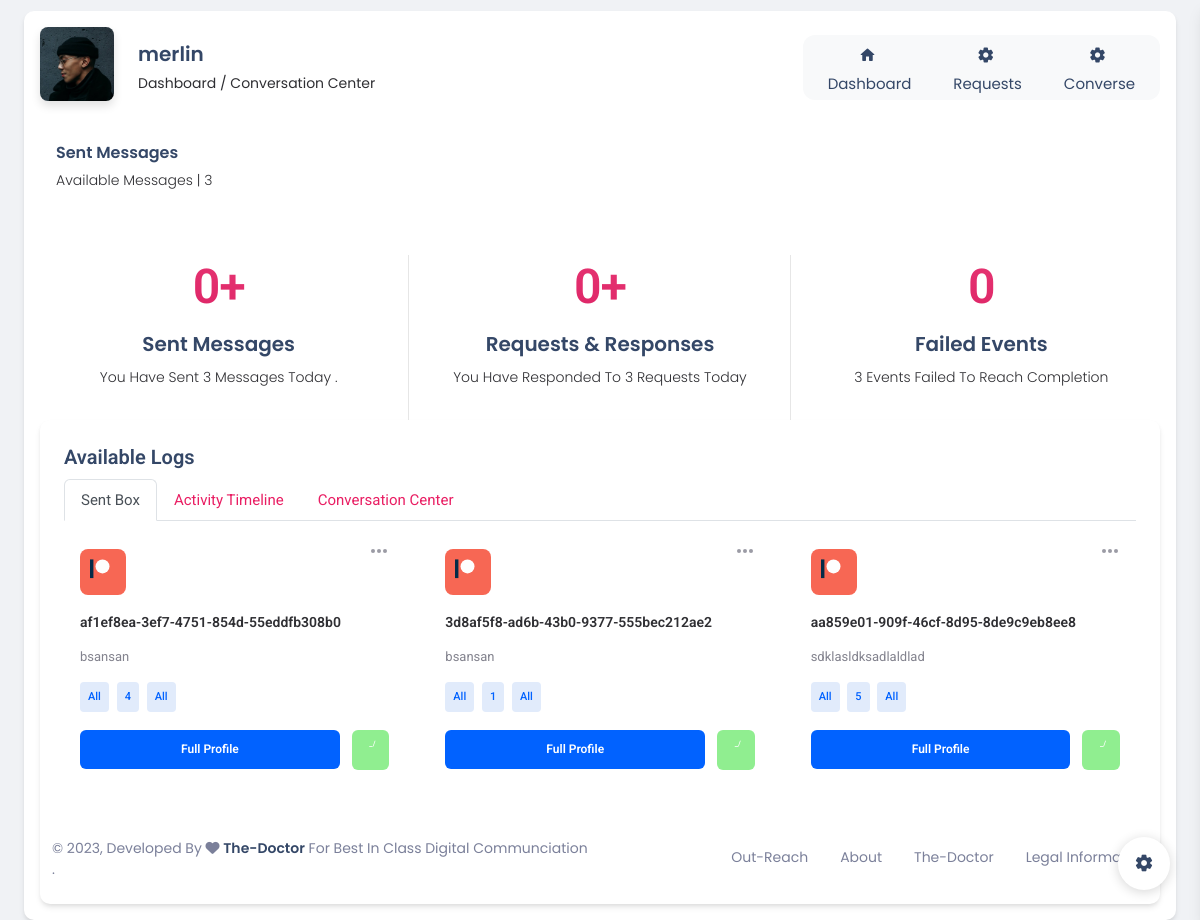
Screenshot of /AllSinks/ with the database file from the repository.
### tables this page shows
CREATE TABLE MessageLogs(
                                        MID text NOT NULL PRIMARY KEY,
                                        Platform text NOT NULL,
                                        MessAuthor text NOT NULL,
                                        TargetDepartment  text NOT NULL ,
                                        TargetCourse text NOT NULL,
                                        TargetCertification text NOT NULL,
                                        TargetYear text NOT NULL,
                                        AccountState text NOT NULL,
                                        Attachments text NOT NULL,
                                        Message text NOT NULL ,
                                        
                                        TimeStamp text NOT NULL ,
                                        OperationTally text NOT NULL ,
                                        OperationStatus text NOT NULL

                                    );

### Daemon.py (the view)
class SinkStore(View):
    def dispatch_request(self):
        Session_Profile = "merlin"
        Connection_Manager = Access_Dispatch_Stream.create_connection("./static/Databases/backup.db")
        Connection_Manager_V4 = Request_Profile_Handler.create_connection("./static/Databases/backup.db")
        MessageData=Access_Dispatch_Stream.Retreive_Parent_Dispatch(Connection_Manager, Session_Profile)
        MessageLimit = len(MessageData)
        RequestData=Request_Profile_Handler.Retreive_Request_Data_Profiles(Connection_Manager_V4)
        return render_template('WaveLogs.html', Session_Profile=Session_Profile , MessageData=MessageData , RequestData=RequestData  , MessageLimit = MessageLimit)

### Create_Request_Profile_DBContext.py (called while the page is built)
def create_connection(db_file):
    conn = None
    try:
        conn = sqlite3.connect(db_file)
    except Error as e:
        print(e)
    return conn
    conn = create_connection("./static/Databases/backup.db")

def Retreive_Request_Data_Profiles(conn):
    cur = conn.cursor()
    cur.execute("SELECT * FROM Request_Data_Profile ")
    Credential = cur.fetchall()
    for DataChunk in Credential:
        print(DataChunk)
    return Credential

### Dispatch_Class_Conventions.py (called while the page is built)
def create_connection(db_file):
    conn = None
    try:
        conn = sqlite3.connect(db_file)
    except Error as e:
        print(e)
    return conn
    conn = create_connection("./backup.db")

def Retreive_Parent_Dispatch(conn, MessageAdmin):
    conn = create_connection("./static/Databases/backup.db")
    cur = conn.cursor()
    cur.execute("SELECT * FROM MessageLogs WHERE MessAuthor=?", (MessageAdmin,))
    Credential = cur.fetchall()
    for DataChunk in Credential:
        print(DataChunk)
        return Credential;

### templates/WaveLogs.html (shortened to what this page needs)
<!DOCTYPE html>
<html lang="en">
<head>
  <link href="{{url_for('static',filename="assets/css/nucleo-icons.css")}}" rel="stylesheet" />
  <link href="{{url_for('static',filename="assets/css/nucleo-svg.css")}}" rel="stylesheet" />
  <link id="pagestyle" href="{{url_for('static',filename="assets/css/material-dashboard.css")}}" rel="stylesheet" />
  <link href="{{url_for('static',filename="assets/css/DepartmentGrid.css")}}" rel="stylesheet" />
    <link href="{{url_for('static',filename="assets/css/ConversationPolice.css")}}" rel="stylesheet" />
        <link href="{{url_for('static',filename="assets/css/Timeline.css")}}" rel="stylesheet" />
</head>
<body class="g-sidenav-show  bg-gray-200">
  <div class="main-content position-relative max-height-vh-100 h-100">
    <nav class="navbar navbar-main navbar-expand-lg px-0 mx-4 shadow-none border-radius-xl" id="navbarBlur" data-scroll="true">
      <div class="container-fluid py-1 px-3">
        <nav aria-label="breadcrumb">
          <ol class="breadcrumb bg-transparent mb-0 pb-0 pt-1 px-0 me-sm-6 me-5">
            <li class="breadcrumb-item text-sm"><a class="opacity-5 text-dark" href="javascript:;">Pages</a></li>
            <li class="breadcrumb-item text-sm text-dark active" aria-current="page">Profile</li>
          </ol>
          <h6 class="font-weight-bolder mb-0">Profile</h6>
        </nav>
        <div class="collapse navbar-collapse mt-sm-0 mt-2 me-md-0 me-sm-4" id="navbar">
          <div class="ms-md-auto pe-md-3 d-flex align-items-center">
            <div class="input-group input-group-outline">
              <label class="form-label">Type here...</label>
            </div>
          </div>
          <ul class="navbar-nav  justify-content-end">
            <li class="nav-item d-flex align-items-center">
              <a href="../pages/sign-in.html" class="nav-link text-body font-weight-bold px-0">
                <span class="d-sm-inline d-none">Sign In</span>
              </a>
            </li>
            <li class="nav-item px-3 d-flex align-items-center">
              <a href="javascript:;" class="nav-link text-body p-0">
              </a>
            </li>
            <li class="nav-item dropdown pe-2 d-flex align-items-center">
              <a href="javascript:;" class="nav-link text-body p-0" id="dropdownMenuButton" data-bs-toggle="dropdown" aria-expanded="false">
              </a>
            </li>
          </ul>
        </div>
      </div>
    </nav>
      <div class="card card-body mx-3 mx-md-4 mt-n6">
        <div class="row gx-4 mb-2">
          <div class="col-auto">
            <div class="avatar avatar-xl position-relative">
              <img src="../assets/img/bruce-mars.jpg" alt="profile_image" class="w-100 border-radius-lg shadow-sm">
            </div>
          </div>
          <div class="col-auto my-auto">
            <div class="h-100">
              <h5 class="mb-1">
                {{ Session_Profile }}
              </h5>
              <p class="mb-0 font-weight-normal text-sm">
                Dashboard / Conversation Center
              </p>
            </div>
          </div>
          <div class="col-lg-4 col-md-6 my-sm-auto ms-sm-auto me-sm-0 mx-auto mt-3">
            <div class="nav-wrapper position-relative end-0">
              <ul class="nav nav-pills nav-fill p-1" role="tablist">
                <li class="nav-item">
                  <a class="nav-link mb-0 px-0 py-1 active " data-bs-toggle="tab" href="javascript:;" role="tab" aria-selected="true">
                    <i class="material-icons text-lg position-relative">home</i>
                    <span class="ms-1"> <a href="{{url_for('Dashboard' , UniqueID=Session_Profile )}}"> Dashboard </a></span>
                  </a>
                </li>
                <li class="nav-item">
                  <a class="nav-link mb-0 px-0 py-1 " data-bs-toggle="tab" href="javascript:;" role="tab" aria-selected="false">
                    <i class="material-icons text-lg position-relative">settings</i>
                    <span class="ms-1"> <a href="{{url_for('Conversation')}}"> Requests </a> </span>
                  </a>
                </li>
                <li class="nav-item">
                  <a class="nav-link mb-0 px-0 py-1 " data-bs-toggle="tab" href="javascript:;" role="tab" aria-selected="false">
                    <i class="material-icons text-lg position-relative">settings</i>
                    <span class="ms-1"> <a href="{{url_for('Conversation')}}"> Converse </a> </span>
                  </a>
                </li>
              </ul>
            </div>
          </div>
        </div>
            <div class="col-12 mt-4">
              <div class="mb-5 ps-3">
                <h6 class="mb-1"> Sent Messages </h6>
                <p class="text-sm"> Available Messages  | {{ MessageLimit }} </p>
              </div>
              <div class="row">
                <div class="col-md-4 position-relative">
                  <div class="p-3 text-center">
                    <h1 class="text-gradient text-primary"><span id="state1" countTo="{{MessageLimit}}"> 0</span>+</h1>
                    <h5 class="mt-3"> Sent Messages </h5>
                    <p class="text-sm"> You Have Sent  {{ MessageLimit }} Messages Today .  </p>
                  </div>
                </div>
                <div class="col-md-4 position-relative">
                  <div class="p-3 text-center">
                    <h1 class="text-gradient text-primary"> <span id="state2" countTo="15">0</span>+</h1>
                    <h5 class="mt-3"> Requests & Responses </h5>
                    <p class="text-sm"> You Have Responded To {{ MessageLimit}} Requests Today   </p>
                  </div>
                </div>
                <div class="col-md-4">
                  <div class="p-3 text-center">
                    <h1 class="text-gradient text-primary" id="state3" countTo="4"> 0</h1>
                    <h5 class="mt-3"> Failed Events </h5>
                    <p class="text-sm"> {{ MessageLimit }} Events Failed To Reach Completion </p>
                  </div>
                </div>
              </div>
              </div>
              <div class="card">
           <div class="card-body">
           <h5 class="card-title"> Available Logs </h5>
           <ul class="nav nav-tabs nav-tabs-bordered" id="borderedTab" role="tablist">
             <li class="nav-item" role="presentation">
               <button class="nav-link active" id="home-tab" data-bs-toggle="tab" data-bs-target="#bordered-home" type="button" role="tab" aria-controls="home" aria-selected="true"> Sent Box </button>
             </li>
             <li class="nav-item" role="presentation">
               <button class="nav-link" id="profile-tab" data-bs-toggle="tab" data-bs-target="#bordered-profile" type="button" role="tab" aria-controls="profile" aria-selected="false"> Activity Timeline </button>
             </li>
             <li class="nav-item" role="presentation">
               <button class="nav-link" id="contact-tab" data-bs-toggle="tab" data-bs-target="#bordered-contact" type="button" role="tab" aria-controls="contact" aria-selected="false"> Conversation Center </button>
             </li>
           </ul>
           <div class="tab-content pt-2" id="borderedTabContent">
             <div class="tab-pane fade show active" id="bordered-home" role="tabpanel" aria-labelledby="home-tab">
               <div class="row">
           {% for Slot in MessageData %}
           <div class="col-xl-4 col-md-6 mb-xl-0 mb-4">
             <div class="job-card">
              <div class="job-card-header">
               <div class="menu-dot"></div>
              </div>
              <div class="job-card-title">{{ Slot[0] }}</div>
              <div class="job-card-subtitle">
        {{ Slot[9] }}
              </div>
              <div class="job-detail-buttons">
               <button class="search-buttons detail-button">{{ Slot[5] }}</button>
               <button class="search-buttons detail-button">{{ Slot[6] }}</button>
               <button class="search-buttons detail-button"> {{ Slot[7] }}</button>
              </div>
              <div class="job-card-buttons">
               <button class="search-buttons card-buttons"> Full Profile </button>
               <button class="search-buttons card-buttons-info" style="background-color:lightgreen; color:white; font-size:50%;">  &nbsp &nbsp _/  &nbsp &nbsp </button>
              </div>
             </div>
           </div>
           {% endfor %}
          </div>
             </div>
           </div>
           </div>
                    <footer class="footer py-4  ">
                      <div class="container-fluid">
                        <div class="row align-items-center justify-content-lg-between">
                          <div class="col-lg-6 mb-lg-0 mb-4">
                            <div class="copyright text-center text-sm text-muted text-lg-start">
                              © ,
                              Developed By <i class="fa fa-heart"></i>
                              <a href="https://www.The-Doctor.com" class="font-weight-bold" target="_blank">The-Doctor</a>
                              For Best In Class Digital Communciation .
                            </div>
                          </div>
                          <div class="col-lg-6">
                            <ul class="nav nav-footer justify-content-center justify-content-lg-end">
                              <li class="nav-item">
                                <a href="https://www.The-Doctor.com/Out-Reach" class="nav-link text-muted" target="_blank"> Out-Reach </a>
                              </li>
                              <li class="nav-item">
                                <a href="https://www.Out-Reach.com/About" class="nav-link text-muted" target="_blank">About</a>
                              </li>
                              <li class="nav-item">
                                <a href="https://www.The-Doctor.com/About" class="nav-link text-muted" target="_blank">The-Doctor</a>
                              </li>
                              <li class="nav-item">
                                <a href="https://www.Out-Reach.com/License" class="nav-link pe-0 text-muted" target="_blank">Legal Information </a>
                              </li>
                            </ul>
                          </div>
                        </div>
                    </footer>
                    </div>
                                    </div>
                                  </div>
  <div class="fixed-plugin">
    <a class="fixed-plugin-button text-dark position-fixed px-3 py-2">
      <i class="material-icons py-2">settings</i>
    </a>
  </div>
</body>
</html>

### static/assets/css/DepartmentGrid.css (style rules this page uses)
body { background-color: #eee }
.card { border: none; border-radius: 10px }

### static/assets/css/ConversationPolice.css (style rules this page uses)
* { outline: none; box-sizing: border-box; }
:root { --body-bg-color: #e5ecef; --theme-bg-color: #fafafb; --body-font: "Poppins", sans-serif; --body-color: #2f2f33; --active-color: #0162ff; --active-light-color: #e1ebfb; --header-bg-color: #fff; --search-border-color: #efefef; --border-color: #d8d8d8; --alert-bg-color: #e8f2ff; --subtitle-color: #83838e; --inactive-color: #f0f0f0; --placeholder-color: #9b9ba5; --time-button: #fc5757; --level-button: #5052d5; --button-color: #fff; }
::placeholder { color: var(--placeholder-color); }
img { max-width: 100%; }
html { box-sizing: border-box; -webkit-font-smoothing: antialiased; }
body { background-color: var(--body-bg-color); font-family: var(--body-font); font-size: 15px; color: var(--body-color); }
.search-buttons { border: none; color: var(--button-color); background-color: var(--active-color); padding: 8px 10px; border-radius: 6px; font-size: 13px; font-weight: 600; margin-top: 14px; }
.job-card { padding: 20px 16px; background-color: var(--header-bg-color); border-radius: 8px; cursor: pointer; transition: 0.2s; }
.job-card svg { width: 46px; padding: 10px; border-radius: 8px; }
.job-card-title { font-weight: 600; margin-top: 16px; font-size: 14px; }
.job-card-subtitle { color: var(--subtitle-color); font-size: 13px; margin-top: 14px; line-height: 1.6em; }
.job-card-header { display: flex; align-items: flex-start; }
.detail-button { background-color: var(--active-light-color); color: var(--active-color); font-size: 11px; font-weight: 500; padding: 6px 8px; border-radius: 4px; }
.detail-button + .detail-button { margin-left: 4px; }
.job-card-buttons { display: flex; align-items: center; justify-content: space-between; width: 100%; margin-top: 4px; }
.card-buttons, .card-buttons-msg { padding: 10px; width: 100%; font-size: 12px; cursor: pointer; }
.card-buttons { margin-right: 12px; }
.menu-dot { background-color: var(--placeholder-color); box-shadow: -6px 0 0 0 var(--placeholder-color), 6px 0 0 0 var(--placeholder-color); width: 4px; height: 4px; border: 0; padding: 0; border-radius: 50%; margin-left: auto; margin-right: 8px; }

### rows the page displays
MessageLogs: MID "af1ef8ea-3ef7-4751-854d-55eddfb308b0", Message "bsansan", TargetCertification "All", TargetYear "4", AccountState "All"
MessageLogs: MID "3d8af5f8-ad6b-43b0-9377-555bec212ae2", Message "bsansan", TargetCertification "All", TargetYear "1", AccountState "All"
MessageLogs: MID "aa859e01-909f-46cf-8d95-8de9c9eb8ee8", Message "sdklasldksadlaldlad", TargetCertification "All", TargetYear "5", AccountState "All"

### other values shown
{{ Session_Profile }} "merlin"
{{ MessageLimit }} "3"
